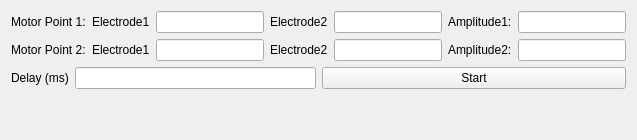
      <widget class="QWidget" name="tab_6">
       <attribute name="title">
        <string>D-Stim</string>
       </attribute>
       <layout class="QGridLayout" name="gridLayout_11">
        <item row="0" column="0">
         <layout class="QVBoxLayout" name="verticalLayout_12">
          <item>
           <layout class="QHBoxLayout" name="horizontalLayout_23">
            <item>
             <widget class="QLabel" name="label_27">
              <property name="text">
               <string>Motor Point 1:</string>
              </property>
             </widget>
            </item>
            <item>
             <widget class="QLabel" name="label_28">
              <property name="text">
               <string>Electrode1</string>
              </property>
             </widget>
            </item>
            <item>
             <widget class="QLineEdit" name="lineEditDualStim1_1"/>
            </item>
            <item>
             <widget class="QLabel" name="label_29">
              <property name="text">
               <string>Electrode2</string>
              </property>
             </widget>
            </item>
            <item>
             <widget class="QLineEdit" name="lineEditDualStim1_2"/>
            </item>
            <item>
             <widget class="QLabel" name="label_33">
              <property name="text">
               <string>Amplitude1:</string>
              </property>
             </widget>
            </item>
            <item>
             <widget class="QLineEdit" name="lineEditDualAmp1"/>
            </item>
           </layout>
          </item>
          <item>
           <layout class="QHBoxLayout" name="horizontalLayout_24">
            <item>
             <widget class="QLabel" name="label_32">
              <property name="text">
               <string>Motor Point 2:</string>
              </property>
             </widget>
            </item>
            <item>
             <widget class="QLabel" name="label_30">
              <property name="text">
               <string>Electrode1</string>
              </property>
             </widget>
            </item>
            <item>
             <widget class="QLineEdit" name="lineEditDualStim2_1"/>
            </item>
            <item>
             <widget class="QLabel" name="label_31">
              <property name="text">
               <string>Electrode2</string>
              </property>
             </widget>
            </item>
            <item>
             <widget class="QLineEdit" name="lineEditDualStim2_2"/>
            </item>
            <item>
             <widget class="QLabel" name="label_34">
              <property name="text">
               <string>Amplitude2:</string>
              </property>
             </widget>
            </item>
            <item>
             <widget class="QLineEdit" name="lineEditDualAmp2"/>
            </item>
           </layout>
          </item>
          <item>
           <layout class="QHBoxLayout" name="horizontalLayout_25">
            <item>
             <layout class="QHBoxLayout" name="horizontalLayout_21">
              <item>
               <widget class="QLabel" name="label_26">
                <property name="text">
                 <string>Delay (ms)</string>
                </property>
               </widget>
              </item>
              <item>
               <widget class="QLineEdit" name="lineEditDelay">
                <property name="sizePolicy">
                 <sizepolicy hsizetype="MinimumExpanding" vsizetype="Fixed">
                  <horstretch>0</horstretch>
                  <verstretch>0</verstretch>
                 </sizepolicy>
                </property>
               </widget>
              </item>
             </layout>
            </item>
            <item>
             <widget class="QPushButton" name="pushButtonStartDualStim">
              <property name="sizePolicy">
               <sizepolicy hsizetype="Expanding" vsizetype="Fixed">
                <horstretch>0</horstretch>
                <verstretch>0</verstretch>
               </sizepolicy>
              </property>
              <property name="text">
               <string>Start</string>
              </property>
             </widget>
            </item>
           </layout>
          </item>
         </layout>
        </item>
        <item row="1" column="0">
         <spacer name="verticalSpacer_2">
          <property name="orientation">
           <enum>Qt::Vertical</enum>
          </property>
          <property name="sizeHint" stdset="0">
           <size>
            <width>20</width>
            <height>40</height>
           </size>
          </property>
         </spacer>
        </item>
       </layout>
      </widget>
